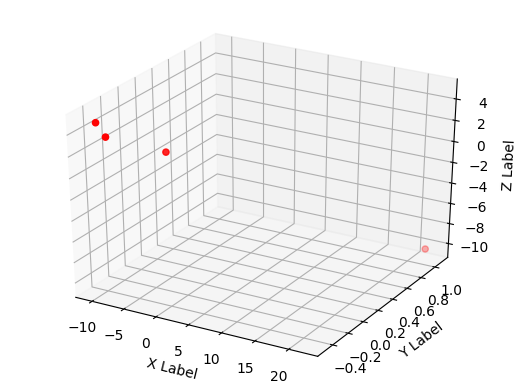

The Python source for this figure:
import numpy as np
import cv2
import importlib
import matplotlib
from matplotlib import cm

from mpl_toolkits.mplot3d import Axes3D
import matplotlib.pyplot as plt
matplotlib.get_backend()




dataset = np.load('dataset_BGR1.npy')

feature_params = dict( maxCorners = 30,
                       qualityLevel = 0.2,
                       minDistance = 7,
                       blockSize = 7 )

lk_params = dict( winSize  = (15,15),
                  maxLevel = 2,
                  criteria = (cv2.TERM_CRITERIA_EPS | cv2.TERM_CRITERIA_COUNT, 10, 0.03))

color = np.random.randint(0,255,(100,3))
old_frame = dataset[0,:,:]
old_gray = cv2.cvtColor(old_frame, cv2.COLOR_BGR2GRAY)
p0 = cv2.goodFeaturesToTrack(old_gray, mask = None, **feature_params)

mask = np.zeros_like(old_frame)
j=1
w = np.zeros((200,int(len(p0))))
number_of_frame = 100
while(j!=8):
    frame = dataset[j,:,:]
    frame_gray = cv2.cvtColor(frame, cv2.COLOR_BGR2GRAY)

    p1, st, err = cv2.calcOpticalFlowPyrLK(old_gray, frame_gray, p0, None, **lk_params ,flags=0)

    for k in range(len(p0)):
        if (st[k,:]==1):
            w[j,k] = p1[k,0,0]
            w[100+j,k] = p1[k,0,1]

    good_new = p1[st==1]
    good_old = p0[st==1]

    for i,(new,old) in enumerate(zip(good_new,good_old)):
        a,b = new.ravel()
        c,d = old.ravel()
        mask = cv2.line(mask, (a,b),(c,d), color[i].tolist(), 2)
        frame = cv2.circle(frame,(a,b),5,color[i].tolist(),-1)
    img = cv2.add(frame,mask)
    j = j+1
    cv2.imshow('frame',img)
    k = cv2.waitKey(1000) & 0xff
    if k == 27:
        break
    # Now update the previous frame and previous points
    old_gray = frame_gray.copy()
    p0 = good_new.reshape(-1,1,2)

w_bar = w - np.mean(w,axis=0)
w_bar = w_bar.astype('float32')


u, s_, v = np.linalg.svd(w_bar, full_matrices=False)
s = np.diag(s_)[:3,:3]
u = u[:,0:3]
v = v[0:3,:]


S_cap = np.dot(np.sqrt(s),v[0:3,:])
R_cap = np.dot(u[:,0:3],np.sqrt(s))
R_cap_i = R_cap[0,:]
R_cap_j = R_cap[100,:]
print(R_cap_i,R_cap_j)




#ax.surf(S[0,:], S[1,:],S[2,:])
X = S_cap[0,:]
Y = S_cap[1,:]
Z = S_cap[2,:]

fig = plt.figure()
ax = fig.add_subplot(111, projection='3d')

ax.scatter(X,Y,Z, c='r', marker='o')


ax.set_xlabel('X Label')
ax.set_ylabel('Y Label')
ax.set_zlabel('Z Label')

fig.savefig('optical_flow.png', bbox_inches='tight')

np.save('Shape.npy',S_cap)
np.savetxt("Shape.csv", S_cap, delimiter=",")
cv2.destroyAllWindows()


